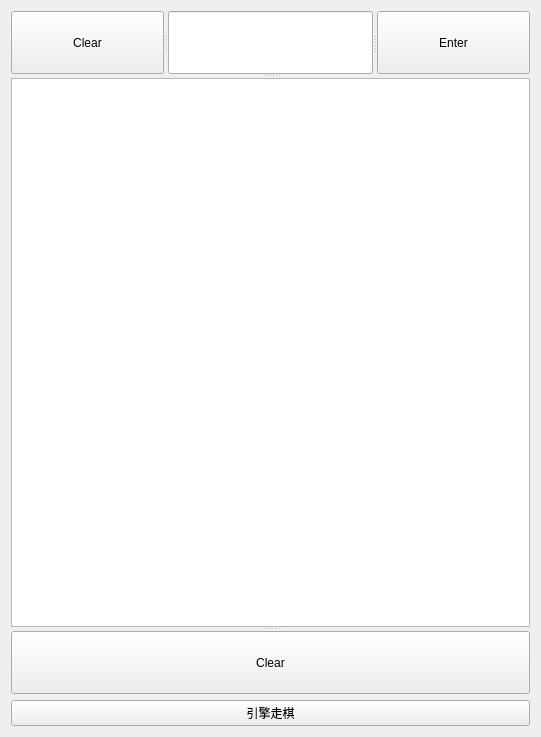
<?xml version="1.0" encoding="UTF-8"?>
<ui version="4.0">
 <class>engine</class>
 <widget class="QWidget" name="engine">
  <property name="geometry">
   <rect>
    <x>0</x>
    <y>0</y>
    <width>541</width>
    <height>737</height>
   </rect>
  </property>
  <property name="minimumSize">
   <size>
    <width>529</width>
    <height>737</height>
   </size>
  </property>
  <property name="windowTitle">
   <string>Form</string>
  </property>
  <layout class="QVBoxLayout" name="verticalLayout">
   <item>
    <widget class="QSplitter" name="splitter_3">
     <property name="orientation">
      <enum>Qt::Vertical</enum>
     </property>
     <widget class="QSplitter" name="splitter_2">
      <property name="orientation">
       <enum>Qt::Vertical</enum>
      </property>
      <widget class="QSplitter" name="splitter">
       <property name="orientation">
        <enum>Qt::Horizontal</enum>
       </property>
       <widget class="QPushButton" name="pushButton">
        <property name="text">
         <string>Clear</string>
        </property>
       </widget>
       <widget class="QLineEdit" name="lineEdit"/>
       <widget class="QPushButton" name="pushButton_Enter">
        <property name="text">
         <string>Enter</string>
        </property>
       </widget>
      </widget>
      <widget class="QTextEdit" name="textEdit"/>
     </widget>
     <widget class="QPushButton" name="pushButton_Clear">
      <property name="text">
       <string>Clear</string>
      </property>
     </widget>
    </widget>
   </item>
   <item>
    <widget class="QPushButton" name="pushButton_engine">
     <property name="text">
      <string>引擎走棋</string>
     </property>
    </widget>
   </item>
  </layout>
 </widget>
 <resources/>
 <connections/>
</ui>
